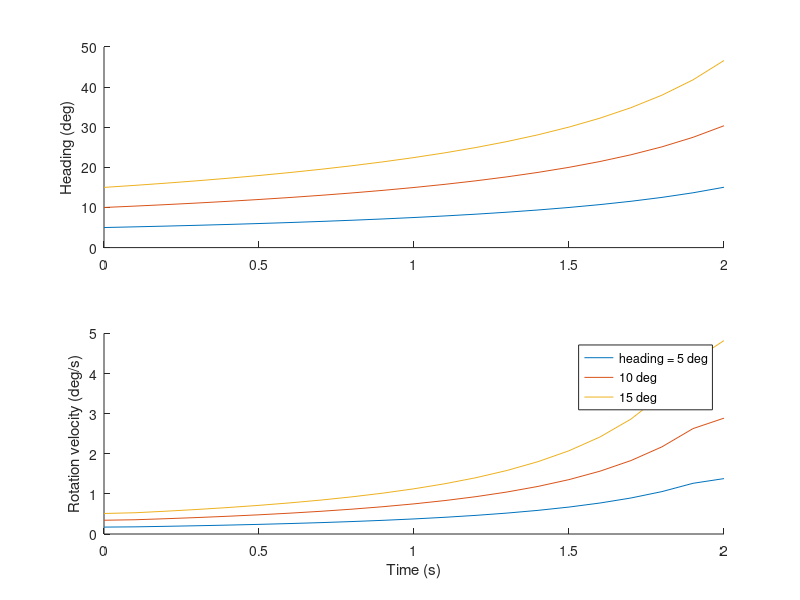

Reproduce this figure in MATLAB.
%% computes heading and rotation velocity over time
% for fixating observer, with parameters from REM stereo pilot experiment
% charlie burlingham, june 29, 2021

theta0 = [5,10,15]; %deg. initial heading

for ii = 1:length(theta0)
    
    ly = 15; %m
    lx = ly.*tand(theta0(ii)); %m
    lz = sqrt(lx.^2 +ly.^2); %m
    s = 5; %m/s
    t = 0:.1:2; %s
    
    theta = asind(lx./(lz-s.*t)); % deg. heading over time
    rotVel = gradient(theta); % deg/s. rotation velocity over time
    
    subplot(2,1,1);
    hold on;
    plot(t,theta);
    ylabel('Heading (deg)')
    
    subplot(2,1,2);
    hold on;
    plot(t,rotVel);
    ylabel('Rotation velocity (deg/s)')
    xlabel('Time (s)')
end

legend({'heading = 5 deg', '10 deg' '15 deg'})